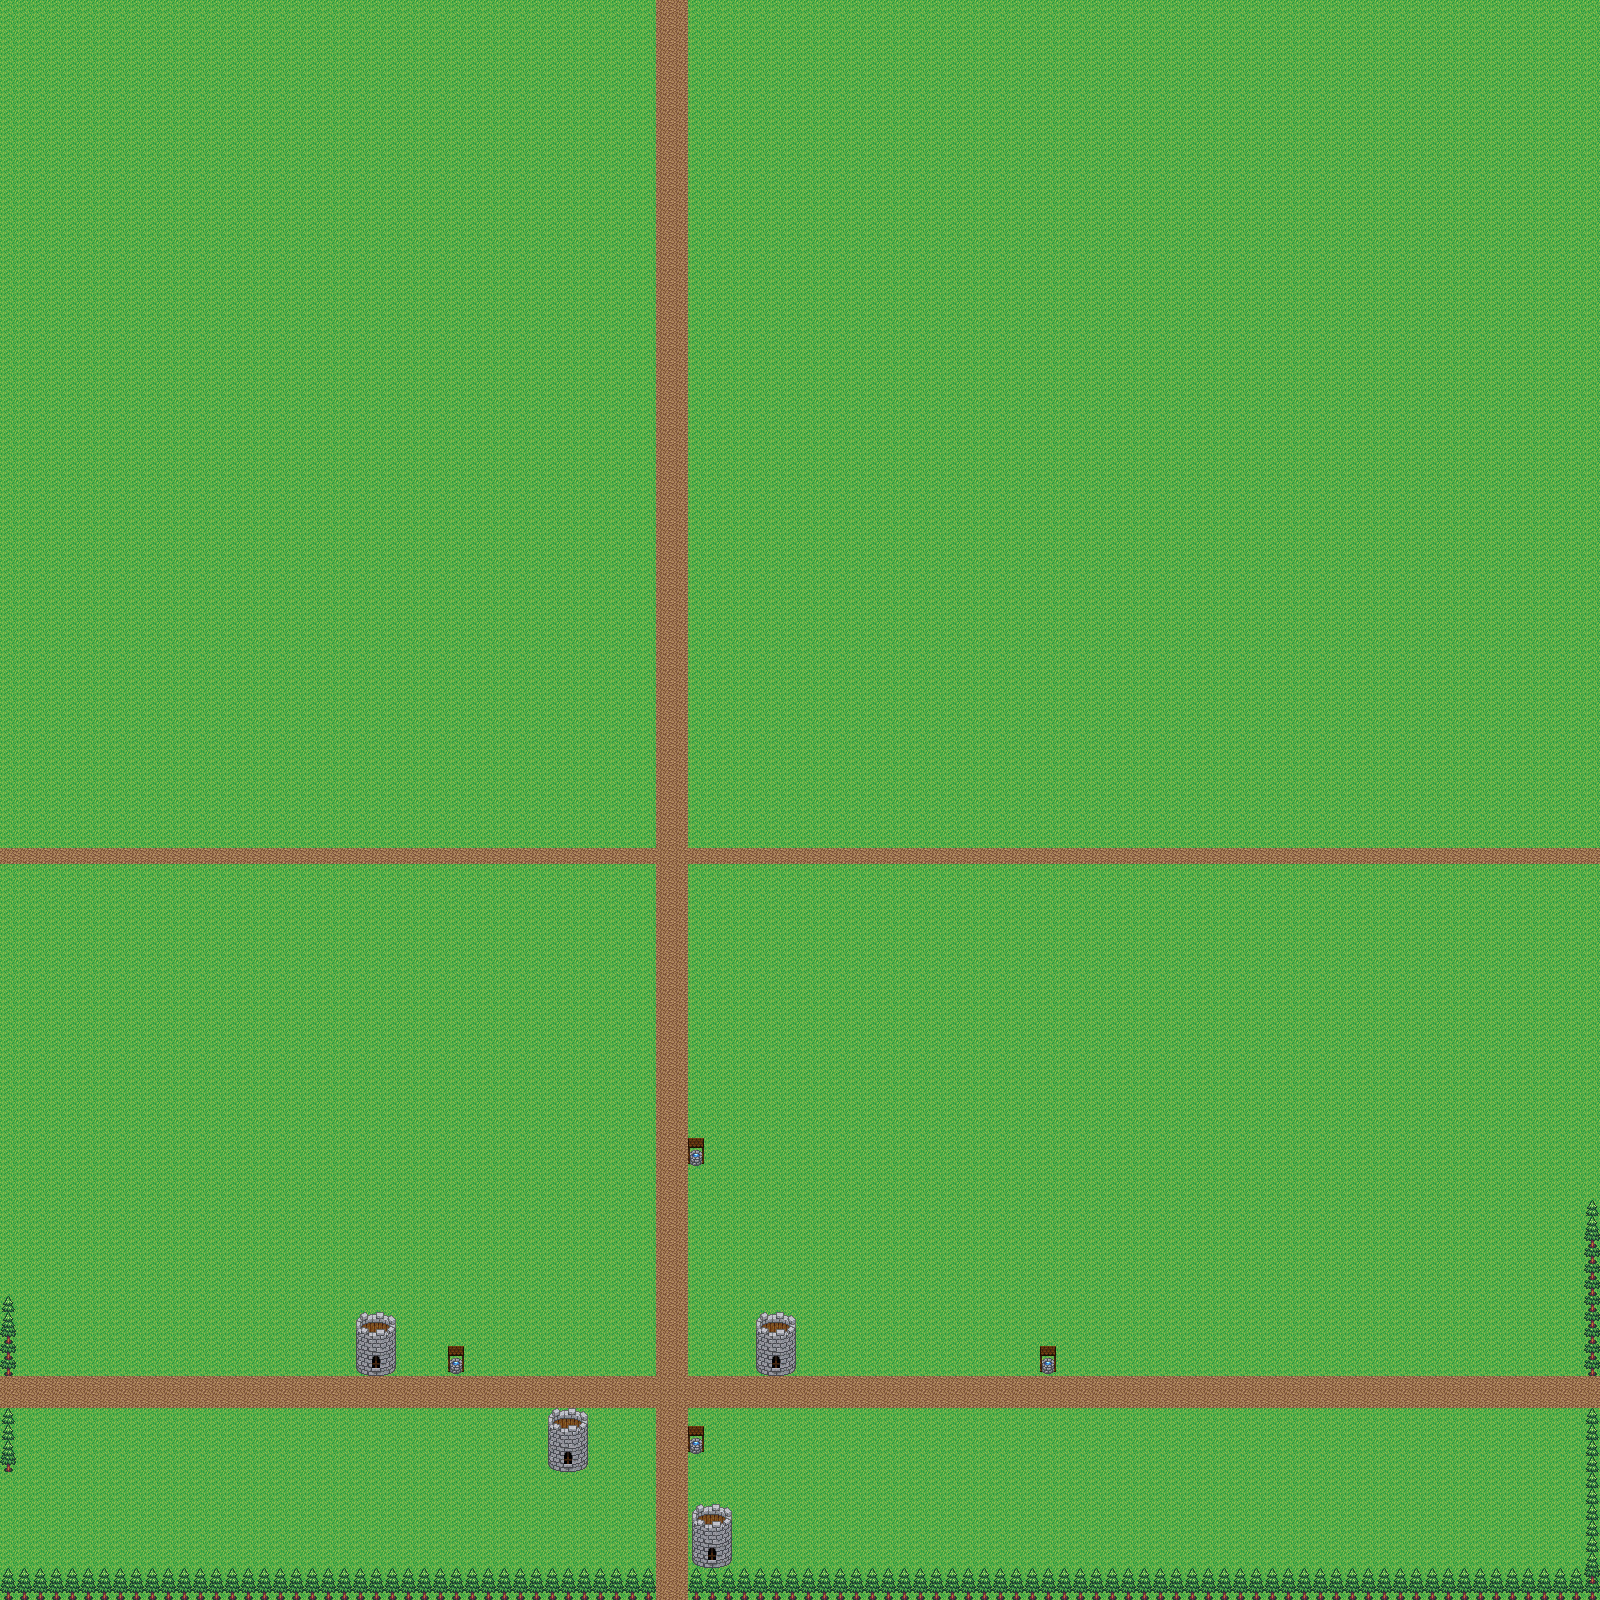

This is a level from a 2D game, rendered from its Tiled map with the project's own tilesets. A one-line summary and the map file follow, with tile-layer data summarised:
An orthogonal 100x100 tile map with 16x16 px tiles, 3 tile layers (Tile Layer 1, blocked buildings, blocked objects).

<map version="1.0" orientation="orthogonal" width="100" height="100" tilewidth="16" tileheight="16">
 <tileset firstgid="1" name="City" tilewidth="16" tileheight="16">
  <image source="16oga.png" trans="ffffff" width="160" height="80" />
 </tileset>
 <layer name="Tile Layer 1" width="100" height="100">
  <data>[10000 cells, 10000 non-empty, 2 distinct tile ids]</data>
 </layer>
 <layer name="blocked buildings" width="100" height="100">
  <data>[10000 cells, 252 non-empty, 16 distinct tile ids]</data>
 </layer>
 <layer name="blocked objects" width="100" height="100">
  <data>[10000 cells, 392 non-empty, 3 distinct tile ids]</data>
 </layer>
</map>
